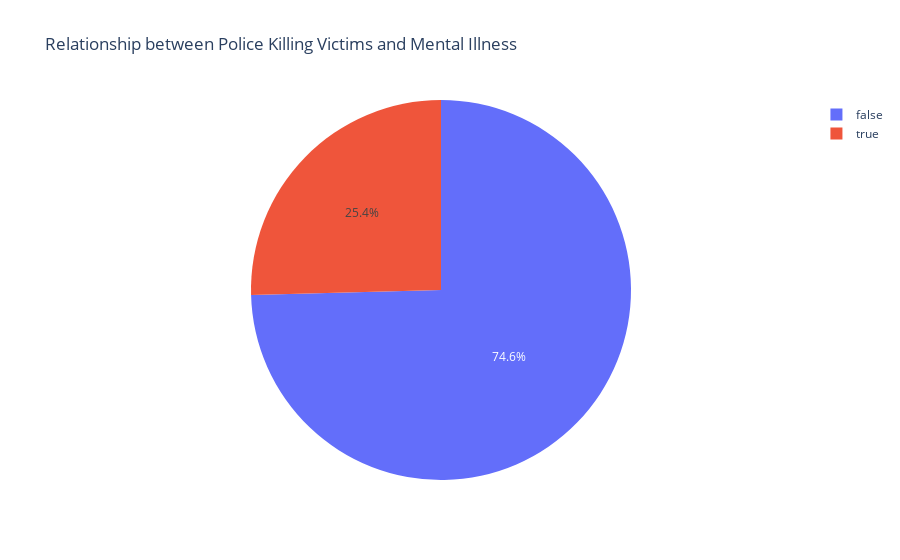

Notebook code cell kept with this figure:
### Code cell
px.pie(
    title = 'Relationship between Police Killing Victims and Mental Illness',
    names = fatalities_by_mental_illness.index,
    values = fatalities_by_mental_illness.values,
)

### Figure 1 — Plotly figure (JSON) as saved in the notebook; plotly's stock layout.template omitted (floating-point values rounded to 4 significant figures)
{"data": [{"domain": {"x": [0, 1], "y": [0, 1]}, "hovertemplate": "label=%{label}<br>value=%{value}<extra></extra>", "labels": [false, true], "legendgroup": "", "name": "", "showlegend": true, "type": "pie", "values": [1681, 573]}], "layout": {"legend": {"tracegroupgap": 0}, "title": {"text": "Relationship between Police Killing Victims and Mental Illness"}}}
